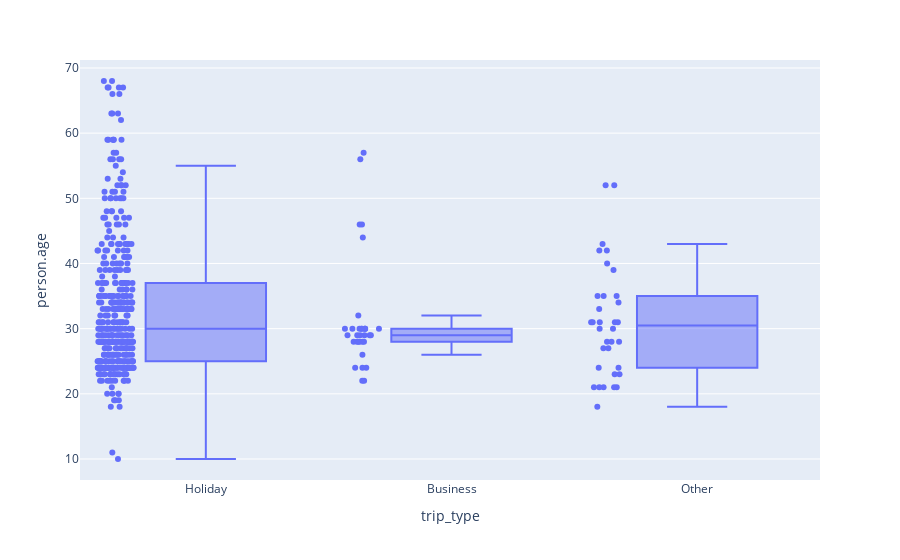

Notebook code for this chart:
### Code cell
fig = px.box(phase1_df, x='trip_type',y='person.age', points='all')
fig.show()

### Figure 1 — Plotly figure (JSON) as saved in the notebook; plotly's stock layout.template omitted (floating-point values rounded to 4 significant figures; data arrays with more than 128 entries replaced by an {"elided": "..."} marker saying what was removed)
{"data": [{"alignmentgroup": "True", "boxpoints": "all", "hovertemplate": "trip_type=%{x}<br>person.age=%{y}<extra></extra>", "legendgroup": "", "marker": {"color": "#636efa"}, "name": "", "notched": false, "offsetgroup": "", "orientation": "v", "showlegend": false, "type": "box", "x": {"elided": "491 str values"}, "x0": " ", "xaxis": "x", "y": {"elided": "491 mixed values"}, "y0": " ", "yaxis": "y"}], "layout": {"boxmode": "group", "legend": {"tracegroupgap": 0}, "margin": {"t": 60}, "xaxis": {"anchor": "y", "domain": [0, 1], "title": {"text": "trip_type"}}, "yaxis": {"anchor": "x", "domain": [0, 1], "title": {"text": "person.age"}}}}
